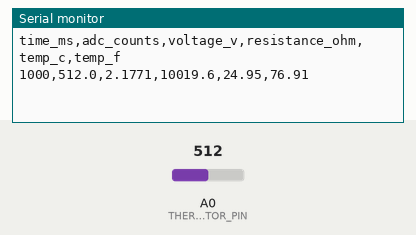
Simulated run of this sketch. Board: Arduino Uno, built with avr-gcc and run on an emulated ATmega328P. On the bench: the last lines printed to the serial monitor. Inputs (shaded band) come from the test bench; at power-on: A0 (THERMISTOR_PIN) = 512.

Above: at 1.8 s.
1.9 s: A0 (THERMISTOR_PIN) set to 0
At 2.8 s:
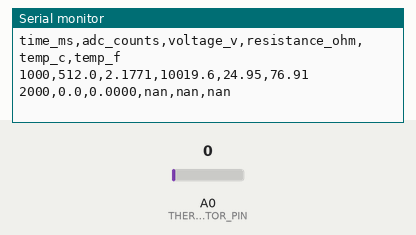
4.5 s: A0 (THERMISTOR_PIN) set to 35
At 5.4 s:
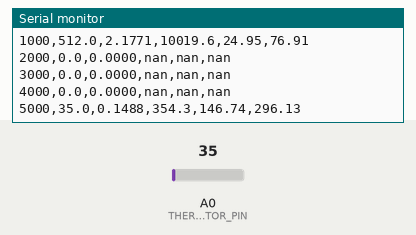
Timing chart, 0 to 7.5 s (numbered marks = the images above; inputs shaded):
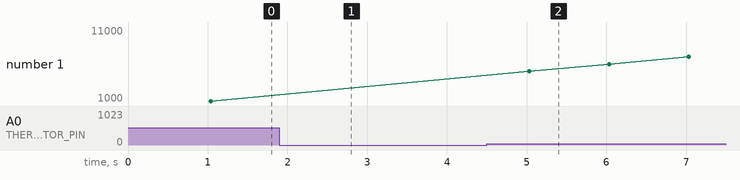

Measured:
- after the input at 1.9 s, the serial monitor: prints a new line after 0.14 s (image 1)
- after the input at 4.5 s, the serial monitor: prints a new line after 0.53 s (image 2)

The sketch:

qdd_thermistor_logger.ino
```cpp
/*
  QDD gearbox thermistor logger

  Serial output is CSV so the Arduino IDE Serial Monitor, Serial Plotter,
  PuTTY, or a Python logger can capture it directly.

  Default assumptions:
  - Arduino Uno/Nano style 10-bit ADC
  - Thermistor divider measured on A0
  - 10k NTC thermistor, Beta = 3435 K
  - 10k fixed resistor
  - Divider orientation: Vcc -> fixed resistor -> A0 -> thermistor -> GND
*/

#include <Arduino.h>

// Set to 1 if you add an I2C 16x2 LCD and have LiquidCrystal_I2C installed.
#define USE_I2C_LCD 0

#if USE_I2C_LCD
#include <LiquidCrystal_I2C.h>
LiquidCrystal_I2C lcd(0x27, 16, 2);
#endif

enum DividerMode {
  THERMISTOR_TO_GND,
  THERMISTOR_TO_VCC
};

const uint8_t THERMISTOR_PIN = A0;
const DividerMode DIVIDER_MODE = THERMISTOR_TO_GND;
const bool SERIAL_PLOTTER_MODE = false; // false = CSV log, true = live plot

const float ADC_MAX_COUNTS = 1023.0f;
const float VREF_VOLTS = 4.35f;         // Measured Arduino 5V rail, 2026-05-03.
const float FIXED_RESISTOR_OHMS = 10000.0f;

const float NOMINAL_RESISTANCE_OHMS = 10000.0f;
const float NOMINAL_TEMPERATURE_C = 25.0f;
const float BETA_K = 3435.0f;

const unsigned long SAMPLE_INTERVAL_MS = 1000;
const uint8_t ADC_SAMPLES = 16;

unsigned long lastSampleMs = 0;
bool headerPrinted = false;

float readAdcAverage() {
  unsigned long sum = 0;

  for (uint8_t i = 0; i < ADC_SAMPLES; i++) {
    sum += analogRead(THERMISTOR_PIN);
    delay(2);
  }

  return (float)sum / (float)ADC_SAMPLES;
}

float adcToVoltage(float adcCounts) {
  return (adcCounts / ADC_MAX_COUNTS) * VREF_VOLTS;
}

float voltageToThermistorResistance(float voltage) {
  const float epsilon = 0.0001f;

  if (voltage <= epsilon || voltage >= (VREF_VOLTS - epsilon)) {
    return NAN;
  }

  if (DIVIDER_MODE == THERMISTOR_TO_GND) {
    return FIXED_RESISTOR_OHMS * voltage / (VREF_VOLTS - voltage);
  }

  return FIXED_RESISTOR_OHMS * (VREF_VOLTS - voltage) / voltage;
}

float resistanceToTemperatureC(float resistanceOhms) {
  if (isnan(resistanceOhms) || resistanceOhms <= 0.0f) {
    return NAN;
  }

  const float nominalTempK = NOMINAL_TEMPERATURE_C + 273.15f;
  const float invTempK = (1.0f / nominalTempK) +
                         (1.0f / BETA_K) *
                         log(resistanceOhms / NOMINAL_RESISTANCE_OHMS);

  return (1.0f / invTempK) - 273.15f;
}

void printCsvHeader() {
  Serial.println(F("time_ms,adc_counts,voltage_v,resistance_ohm,temp_c,temp_f"));
  headerPrinted = true;
}

void printCsvRow(unsigned long nowMs,
                 float adcCounts,
                 float voltage,
                 float resistance,
                 float tempC) {
  Serial.print(nowMs);
  Serial.print(',');
  Serial.print(adcCounts, 1);
  Serial.print(',');
  Serial.print(voltage, 4);
  Serial.print(',');

  if (isnan(resistance)) {
    Serial.print(F("nan"));
  } else {
    Serial.print(resistance, 1);
  }

  Serial.print(',');

  if (isnan(tempC)) {
    Serial.print(F("nan,nan"));
  } else {
    Serial.print(tempC, 2);
    Serial.print(',');
    Serial.print((tempC * 9.0f / 5.0f) + 32.0f, 2);
  }

  Serial.println();
}

void printPlotterRow(float voltage, float tempC) {
  Serial.print(F("temp_c:"));
  if (isnan(tempC)) {
    Serial.print(F("nan"));
  } else {
    Serial.print(tempC, 2);
  }

  Serial.print(F(" voltage_v:"));
  Serial.println(voltage, 4);
}

void updateDisplay(float tempC, float voltage) {
#if USE_I2C_LCD
  lcd.setCursor(0, 0);
  lcd.print(F("Temp: "));
  if (isnan(tempC)) {
    lcd.print(F("sensor? "));
  } else {
    lcd.print(tempC, 1);
    lcd.print((char)223);
    lcd.print(F("C   "));
  }

  lcd.setCursor(0, 1);
  lcd.print(F("Vadc: "));
  lcd.print(voltage, 3);
  lcd.print(F(" V   "));
#else
  (void)tempC;
  (void)voltage;
#endif
}

void setup() {
  Serial.begin(115200);

#if USE_I2C_LCD
  lcd.init();
  lcd.backlight();
  lcd.clear();
  lcd.print(F("QDD temp logger"));
#endif

  analogReference(DEFAULT);
}

void loop() {
  const unsigned long nowMs = millis();

  if (!headerPrinted) {
    if (!SERIAL_PLOTTER_MODE) {
      printCsvHeader();
    }
    headerPrinted = true;
  }

  if ((nowMs - lastSampleMs) < SAMPLE_INTERVAL_MS) {
    return;
  }

  lastSampleMs = nowMs;

  const float adcCounts = readAdcAverage();
  const float voltage = adcToVoltage(adcCounts);
  const float resistance = voltageToThermistorResistance(voltage);
  const float tempC = resistanceToTemperatureC(resistance);

  if (SERIAL_PLOTTER_MODE) {
    printPlotterRow(voltage, tempC);
  } else {
    printCsvRow(nowMs, adcCounts, voltage, resistance, tempC);
  }

  updateDisplay(tempC, voltage);
}
```
